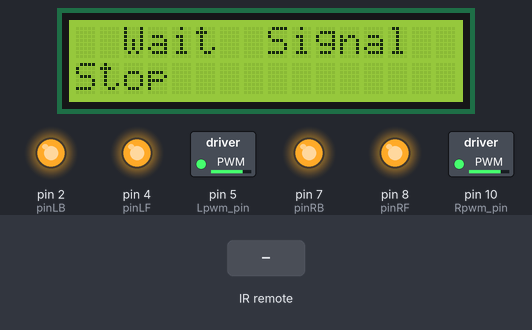
This sketch was run on a simulated Arduino Uno, built with avr-gcc and run on an emulated ATmega328P. On the bench: 16×2 character LCD, switched loads named in the sketch (green lamp = pin HIGH), output pins drawn as LEDs (lit = HIGH). The test bench sets the inputs (shaded band). What the sketch prints to the serial monitor is not drawn.

Above: at 1.2 s.
1.3 s: infrared code 0x00FF02FD received
At 1.6 s:
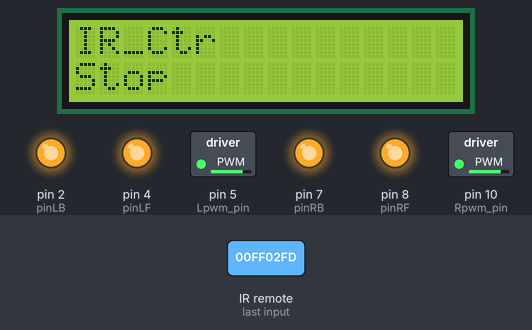
2.8 s: infrared code 0x00FF629D received
At 3.3 s:
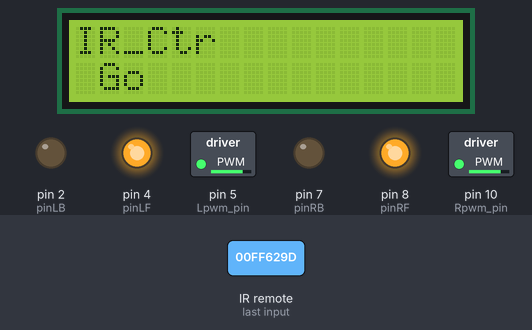
4.3 s: infrared code 0x00FFA857 received
At 5.5 s:
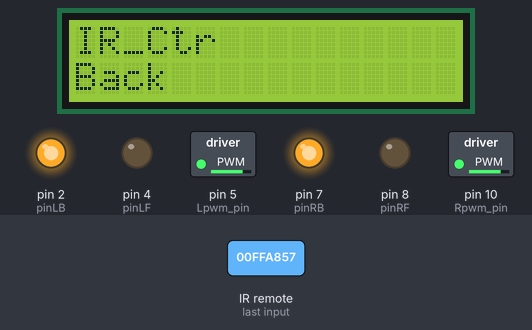
5.8 s: infrared code 0x00FF22DD received
At 6.9 s:
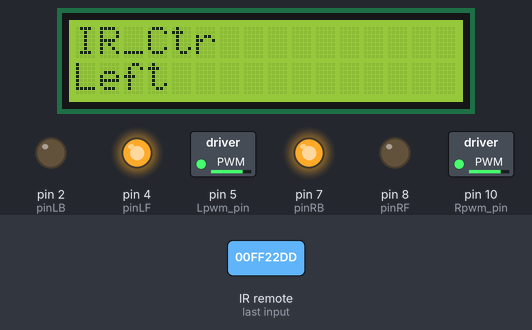
7.3 s: infrared code 0x00FFC23D received
At 8.0 s:
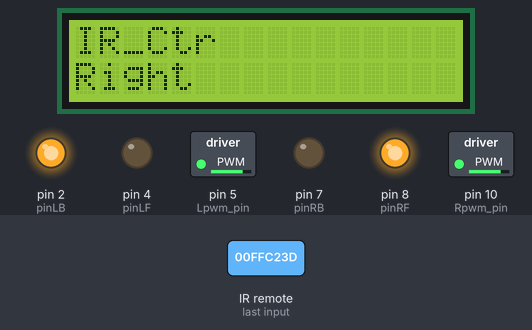
8.8 s: infrared code 0x00FF52AD received
At 9.6 s:
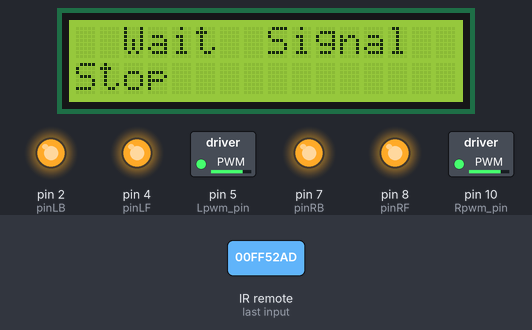
Timing chart, 0 to 11.3 s (numbered marks = the images above; inputs shaded):
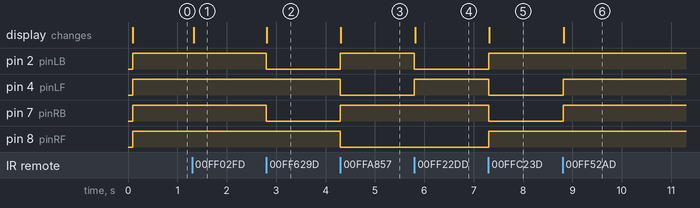

The sketch:

Project_10_IR_Remote_Control_of_Smart_Car.ino
```cpp
#include <LiquidCrystal_I2C.h>   //including libraries of I2C-LCD1602 liquid crystal
#include <Wire.h>                //including libraries of I2C
#include <IRremote.h>
int RECV_PIN = 12;
IRrecv irrecv(RECV_PIN);
decode_results results;
#define IR_Go      0x00ff629d
#define IR_Back    0x00ffa857
#define IR_Left    0x00ff22dd
#define IR_Right   0x00ffc23d
#define IR_Stop    0x00ff02fd
#define IR_ESC     0x00ff52ad
LiquidCrystal_I2C lcd(0x27,16,2);  //defining liquid crystal
#define Lpwm_pin  5     //adjusting speed
#define Rpwm_pin  10    //adjusting speed //
int pinLB=2;           // defining pin2 left rear
int pinLF=4;           // defining pin4 left front
int pinRB=7;           // defining pin7 right rear
int pinRF=8;           // defining pin8 right front
unsigned char Lpwm_val = 200;
unsigned char Rpwm_val = 200;
int Car_state=0;
void M_Control_IO_config(void)
{
  pinMode(pinLB,OUTPUT); // pin2
  pinMode(pinLF,OUTPUT); // pin4
  pinMode(pinRB,OUTPUT); // pin7
  pinMode(pinRF,OUTPUT); // pin8
  pinMode(Lpwm_pin,OUTPUT); // pin11 (PWM)
  pinMode(Rpwm_pin,OUTPUT); // pin10 (PWM)
}
void Set_Speed(unsigned char Left,unsigned char Right)
{
  analogWrite(Lpwm_pin,Left);
  analogWrite(Rpwm_pin,Right);
}
void advance()     // going forward
    {
     digitalWrite(pinRB,LOW);  // making motor move towards right rear
     digitalWrite(pinRF,HIGH);
     digitalWrite(pinLB,LOW);  // making motor move towards left rear
     digitalWrite(pinLF,HIGH);
     Car_state = 1;
     show_state();
    }
void turnR()        //turning right(dual wheel)
    {
     digitalWrite(pinRB,LOW);  //making motor move towards right rear
     digitalWrite(pinRF,HIGH);
     digitalWrite(pinLB,HIGH);
     digitalWrite(pinLF,LOW);  //making motor move towards left front
     Car_state = 4;
     show_state();
    }
void turnL()        //turning left(dual wheel)
    {
     digitalWrite(pinRB,HIGH);
     digitalWrite(pinRF,LOW );   //making motor move towards right front
     digitalWrite(pinLB,LOW);   //making motor move towards left rear
     digitalWrite(pinLF,HIGH);
     Car_state = 3;
     show_state();
    }
void stopp()         //stop
    {
     digitalWrite(pinRB,HIGH);
     digitalWrite(pinRF,HIGH);
     digitalWrite(pinLB,HIGH);
     digitalWrite(pinLF,HIGH);
     Car_state = 5;
     show_state();
    }
void back()          //back up
    {
     digitalWrite(pinRB,HIGH);  //making motor move towards right rear
     digitalWrite(pinRF,LOW);
     digitalWrite(pinLB,HIGH);  //making motor move towards left rear
     digitalWrite(pinLF,LOW);
     Car_state = 2;
     show_state() ;
    }
void show_state(void)
{
  lcd.setCursor(0, 1);
   switch(Car_state)
   {
     case 1:lcd.print(" Go  ");Serial.print("\n GO");
     break;
     case 2:lcd.print("Back ");Serial.print("\n Back");
     break;
     case 3:lcd.print("Left ");Serial.print("\n Left");
     break;
     case 4:lcd.print("Right");Serial.print("\n Right");
     break;
     case 5:lcd.print("Stop ");Serial.print("\n Stop");
     break;
     default:
     break;
   }
}
void LCD1602_init(void)            //function of initialization of liquid crystal
{
  lcd.init();  //invoking initialized function in LiquidCrystal_I2C.h
  delay(10);   //delaying for10 millisecond
  lcd.backlight(); //open backlight of LCD1602
  lcd.clear();     //clear screen
}
void IR_Control(void)
{
   unsigned long Key;
   lcd.setCursor(0,0);  //setting cursor in the first row and column
   lcd.print("IR_Ctr          ");
  while(Key!=IR_ESC)
  {
   if(irrecv.decode(&results)) //judging if serial port receives data
 {
     Key = results.value;
    switch(Key)
     {
       case IR_Go:advance();   //UP
       break;
       case IR_Back: back();   //back
       break;
       case IR_Left:turnL();   //Left
       break;
       case IR_Right:turnR(); //Righ
       break;
       case IR_Stop:stopp();   //stop
       break;
       default:
       break;
     }
     irrecv.resume(); // Receive the next value
    }
  }
  lcd.clear();
  lcd.setCursor(0, 0);  //setting cursor in the first row and column，
  lcd.print("  Wait  Signal  ");
  stopp();
}
void setup()
{
   LCD1602_init();
   M_Control_IO_config();
   Set_Speed(Lpwm_val,Rpwm_val);
   irrecv.enableIRIn(); // Start the receiver
   Serial.begin(9600);   //initializing serial port, Bluetooth used as serial port, setting baud ratio at 9600
   lcd.setCursor(0, 0);  //setting cursor at the first row and column
   lcd.print("  Wait  Signal  ");
   stopp();
}
void loop()
{
   if (irrecv.decode(&results)) {
      if(results.value == IR_Stop )IR_Control();
      irrecv.resume(); // Receive the next value
  }
}
```

Measured:
- after the input at 1.3 s, the display: changes at once (image 1)
- after the input at 2.8 s, pin 2 (pinLB), pin 7 (pinRB): HIGH → LOW at once; the display: changes at once (image 2)
- after the input at 4.3 s, pin 2 (pinLB), pin 7 (pinRB): LOW → HIGH at once; pin 4 (pinLF), pin 8 (pinRF): HIGH → LOW at once; the display: changes at once (image 3)
- after the input at 5.8 s, pin 2 (pinLB): HIGH → LOW at once; pin 4 (pinLF): LOW → HIGH at once; the display: changes at once (image 4)
- after the input at 7.3 s, pin 2 (pinLB), pin 8 (pinRF): LOW → HIGH at once; pin 4 (pinLF), pin 7 (pinRB): HIGH → LOW at once; the display: changes at once (image 5)
- after the input at 8.8 s, pin 4 (pinLF), pin 7 (pinRB): LOW → HIGH at once; the display: changes at once (image 6)
